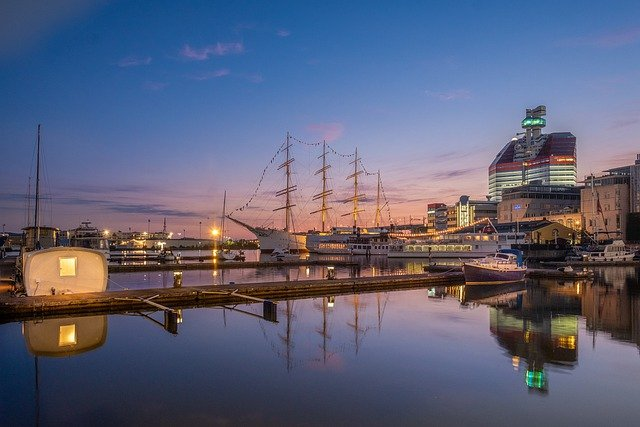
#> input picture opencv_pixel_process/test.jpg, 640 x 427 px
$ python brightness.py
#> lines starting #> are read from the running program, lines starting #| are printed output that depends on the picture
import cv2
import numpy as np

img = cv2.imread('test.jpg', cv2.IMREAD_GRAYSCALE)
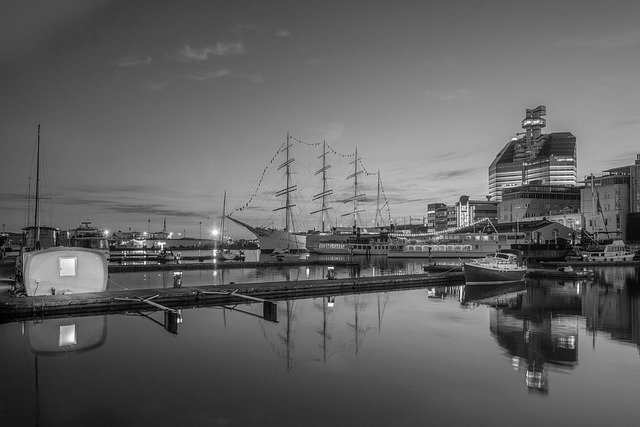
#> img: shape (427, 640); min 0, max 255, mean 98.3
cv2.imshow('Origin', img)

# OpenCV 함수 이용 (saturation)
r1 = cv2.add(img, 100)  # 영상 밝게
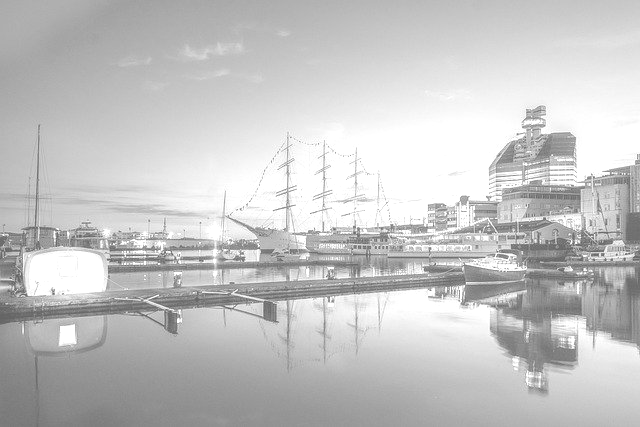
#> r1: shape (427, 640); min 100, max 255, mean 196.8
r2 = cv2.subtract(img, 100) # 영상 어둡게
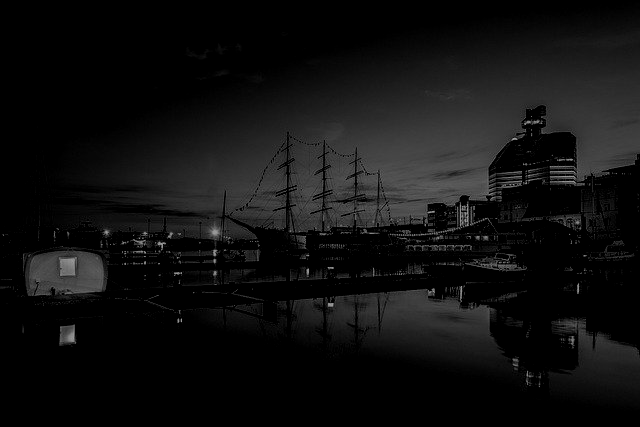
#> r2: shape (427, 640); min 0, max 155, mean 16

# Numpy의 ndarray 이용 (modulo)
r3 = img + 100
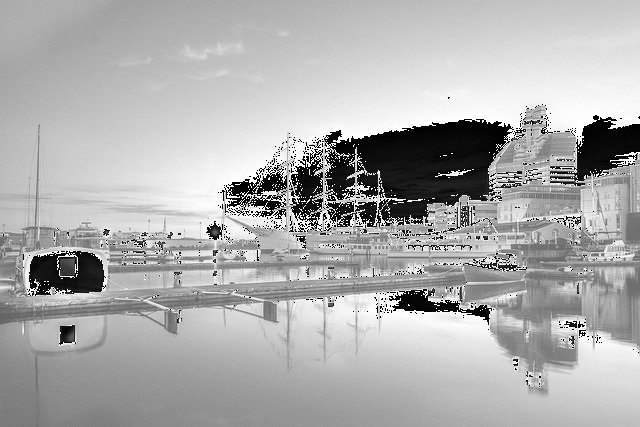
#> r3: shape (427, 640); min 0, max 255, mean 173.5
r4 = img - 100
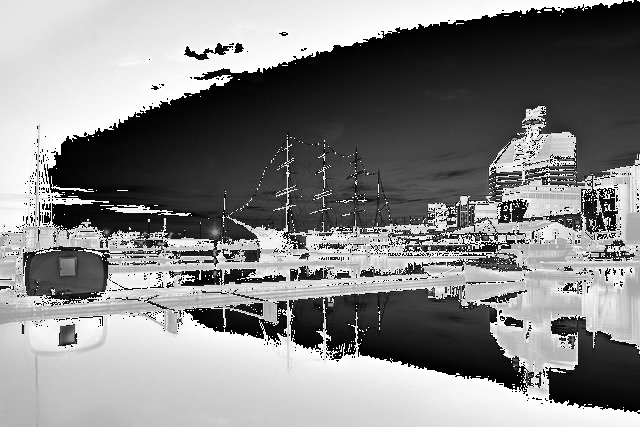
#> r4: shape (427, 640); min 0, max 255, mean 133.3

cv2.imshow('Origin', img)
cv2.imshow('bright-OpenCV', r1)
cv2.imshow('dark-OpenCV', r2)
cv2.imshow('bright-Numpy', r3)
cv2.imshow('dark-Numpy', r4)
cv2.waitKey(0)

$ run again, with opencv_pixel_process/butterfly.jpg copied over opencv_pixel_process/test.jpg
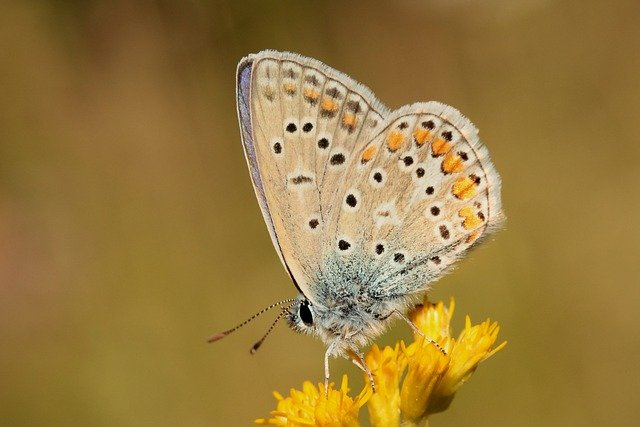
#> input picture opencv_pixel_process/butterfly.jpg, 640 x 427 px
#> `r3 = img + 100`:
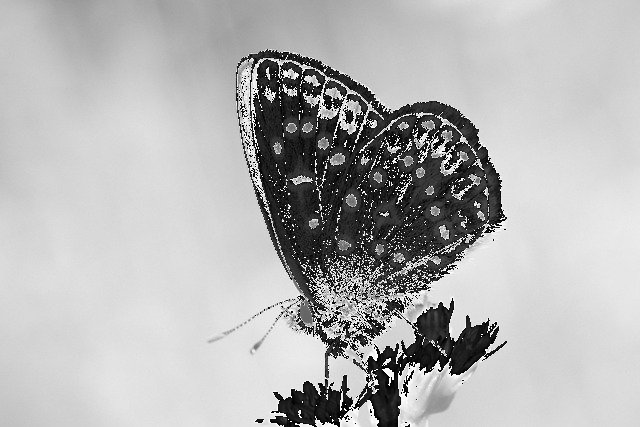
#> r3: shape (427, 640); min 0, max 255, mean 179.4
#> `r4 = img - 100`:
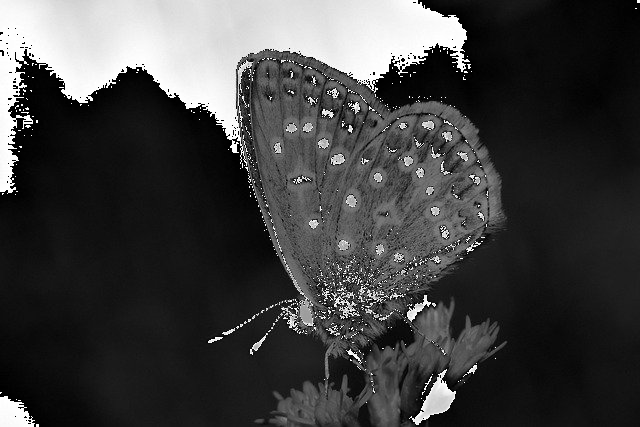
#> r4: shape (427, 640); min 0, max 255, mean 64.1

$ run again, with opencv_pixel_process/ocean.jpg copied over opencv_pixel_process/test.jpg
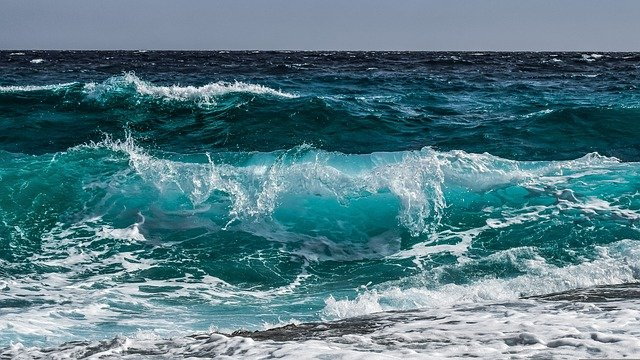
#> input picture opencv_pixel_process/ocean.jpg, 640 x 360 px
#> `r3 = img + 100`:
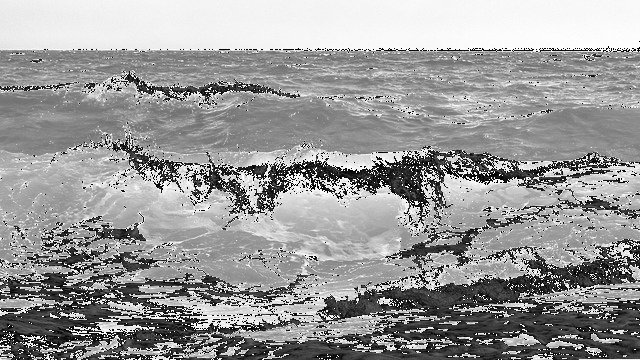
#> r3: shape (360, 640); min 0, max 255, mean 152.9
#> `r4 = img - 100`:
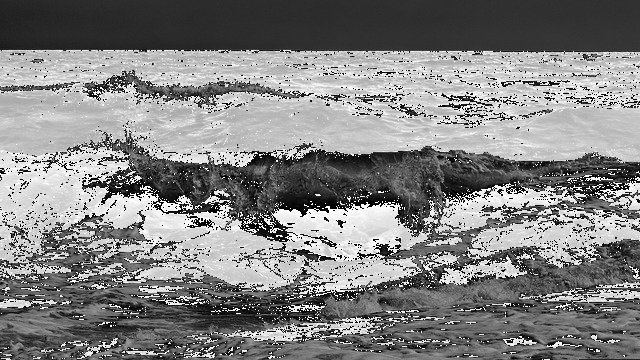
#> r4: shape (360, 640); min 0, max 255, mean 130.3
